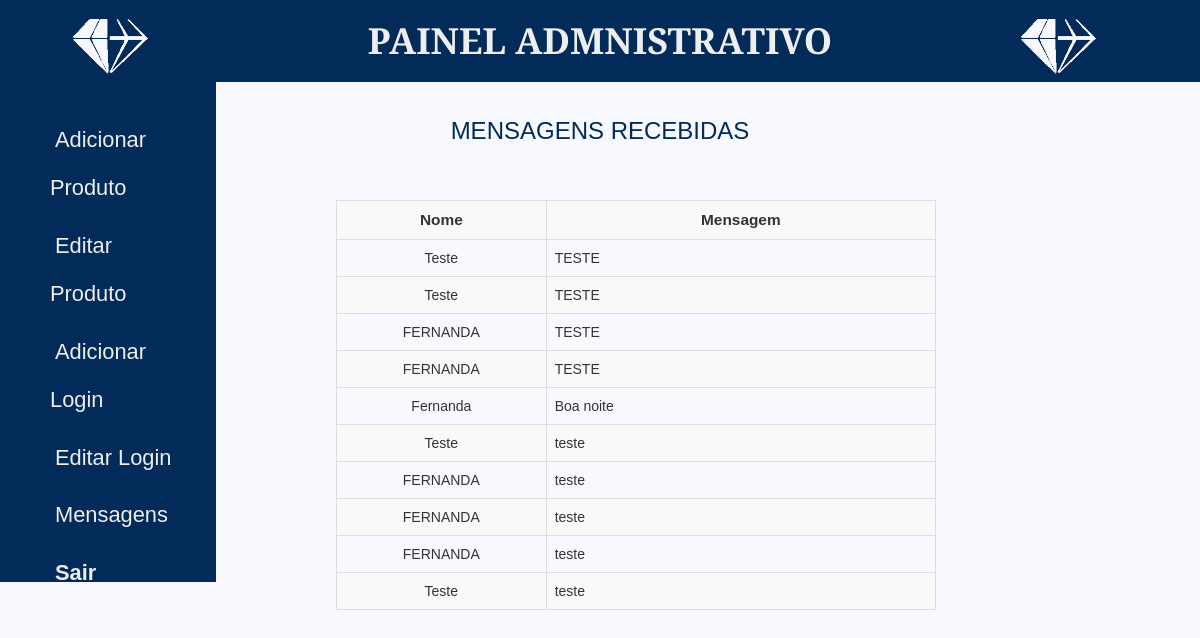
Screenshot of /php/painel-mensagem.php (signed in) with the database file from the repository.
### tables this page shows
CREATE TABLE `contato` (
  `nome` varchar(50) NOT NULL,
  `email` varchar(50) NOT NULL,
  `telefone` int(20) NOT NULL,
  `mensagem` varchar(500) NOT NULL
);

### php/painel-mensagem.php (the view, shortened to what this page needs)
<?php
$conexao = mysqli_connect('localhost', 'root','', 'oreman');
?>
<!DOCTYPE html>
<html class="html-produtos">
    <head>
        <link rel="stylesheet" type="text/css" href="../assets/css/reset.css">
        <link rel="stylesheet" type="text/css" href="../assets/bootstrap/css/bootstrap.min.css">
        <link rel="stylesheet" type="text/css" href="../assets/css/estilos.css">
        <link rel="icon" href="../assets/images/icon.png" type="image/x-icon"/><link rel="stylesheet" href="https://cdnjs.cloudflare.com/ajax/libs/font-awesome/4.7.0/css/font-awesome.min.css">
         <link rel="stylesheet" href="../assets/css/animate.css">
    </head>
    <body class="body-produtos">
         <?php include("painel.php"); ?>
    <h3 class="subtitulo-painel">Mensagens Recebidas</h3>
    <?php
    function listaMensagens($conexao) {
    $mensagens = array();
    $resultado = mysqli_query($conexao, "select * from contato");
    while($mensagem = mysqli_fetch_assoc($resultado)) {
            array_push($mensagens, $mensagem);
        }
    return $mensagens;
    }
     ?>
    <table class="table table-striped table-bordered tabela-msg">
        <tr>
                <td class="coluna-nome">Nome</td>
                <td class="coluna-texto">Mensagem</td>
        </tr>
    <?php
        $mensagens = listaMensagens($conexao);
        foreach($mensagens as $mensagem){ ?>
            <tr>
                <td class="nome-msg"><?=$mensagem['nome']?></td>
                <td class="texto-msg"><?=$mensagem['mensagem']?></td>
            </tr>
        <?php
            }
        ?>
    </table>
</body>
</html>

### assets/css/estilos.css (style rules this page uses)
.html-produtos,.body-produtos { width: 100%; background-color: #F8F8FF; font-family: playfair display; background-size: 100% auto; height: }
.subtitulo-painel { text-transform: uppercase; text-align: center; margin-bottom: 3%; margin-top: 3%; color: #022B59; font-family: sans-serif; }
.nome-msg { width: 35%; text-align: center; }
.tabela-msg { position: absolute; width: 50%; left: 28%; top: 25%; font-family: sans-serif; }
.coluna-nome, .coluna-texto { text-align: center; font-weight: bold; font-size: 110%; }

### rows the page displays
contato: nome "Teste", mensagem "TESTE"
contato: nome "Teste", mensagem "TESTE"
contato: nome "FERNANDA", mensagem "TESTE"
contato: nome "FERNANDA", mensagem "TESTE"
contato: nome "Fernanda", mensagem "Boa noite"
contato: nome "Teste", mensagem "teste"
contato: nome "FERNANDA", mensagem "teste"
contato: nome "FERNANDA", mensagem "teste"
contato: nome "FERNANDA", mensagem "teste"
contato: nome "Teste", mensagem "teste"
